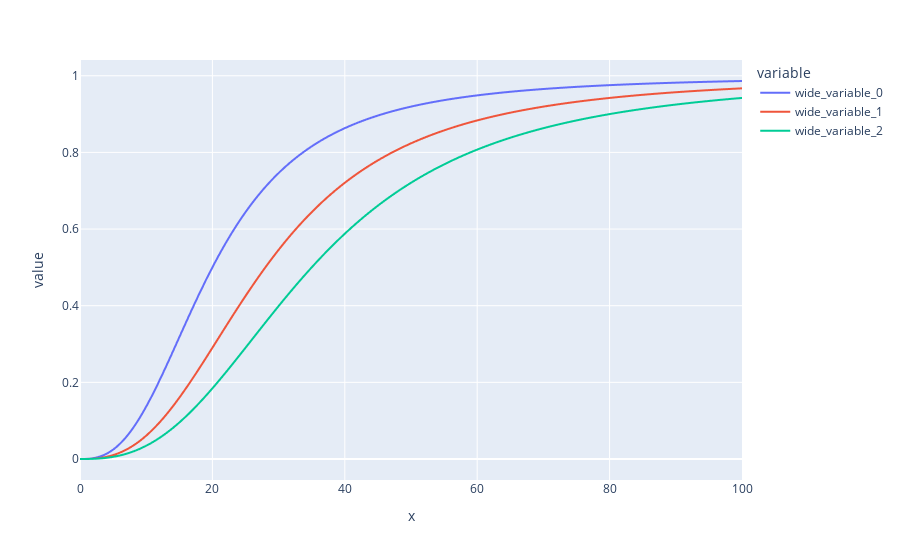

Write notebook code for a chart like this one.
### Code cell
import plotly.express as px
px.line(x=po2s, y=curves)

### Figure 1 — Plotly figure (JSON) as saved in the notebook; plotly's stock layout.template omitted (floating-point values rounded to 4 significant figures; data arrays with more than 128 entries replaced by an {"elided": "..."} marker saying what was removed)
{"data": [{"hovertemplate": "variable=wide_variable_0<br>x=%{x}<br>value=%{y}<extra></extra>", "legendgroup": "wide_variable_0", "line": {"color": "#636efa", "dash": "solid"}, "marker": {"symbol": "circle"}, "mode": "lines", "name": "wide_variable_0", "showlegend": true, "type": "scattergl", "x": {"elided": "10000 float values"}, "xaxis": "x", "y": {"elided": "10000 float values"}, "yaxis": "y"}, {"hovertemplate": "variable=wide_variable_1<br>x=%{x}<br>value=%{y}<extra></extra>", "legendgroup": "wide_variable_1", "line": {"color": "#EF553B", "dash": "solid"}, "marker": {"symbol": "circle"}, "mode": "lines", "name": "wide_variable_1", "showlegend": true, "type": "scattergl", "x": {"elided": "10000 float values"}, "xaxis": "x", "y": {"elided": "10000 float values"}, "yaxis": "y"}, {"hovertemplate": "variable=wide_variable_2<br>x=%{x}<br>value=%{y}<extra></extra>", "legendgroup": "wide_variable_2", "line": {"color": "#00cc96", "dash": "solid"}, "marker": {"symbol": "circle"}, "mode": "lines", "name": "wide_variable_2", "showlegend": true, "type": "scattergl", "x": {"elided": "10000 float values"}, "xaxis": "x", "y": {"elided": "10000 float values"}, "yaxis": "y"}], "layout": {"legend": {"title": {"text": "variable"}, "tracegroupgap": 0}, "margin": {"t": 60}, "xaxis": {"anchor": "y", "domain": [0, 1], "title": {"text": "x"}}, "yaxis": {"anchor": "x", "domain": [0, 1], "title": {"text": "value"}}}}
